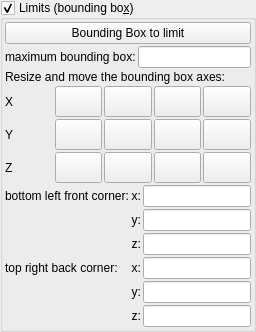
    <widget class="MyGroupBox" name="groupCheck_limits_enabled">
     <property name="toolTip">
      <string>&lt;html&gt;&lt;head/&gt;&lt;body&gt;&lt;p&gt;Enables rendering of fractal cross sections.&lt;/p&gt;&lt;p&gt;Example cross sections of Buffalo fractal:&lt;/p&gt;&lt;table border=&quot;0&quot; style=&quot; margin-top:0px; margin-bottom:0px; margin-left:0px; margin-right:0px;&quot; cellspacing=&quot;2&quot; cellpadding=&quot;0&quot;&gt;&lt;tr&gt;&lt;td&gt;&lt;p&gt;x = {-10; 10}, y = {-10, 10}, z = {-10, 0}&lt;/p&gt;&lt;/td&gt;&lt;td&gt;&lt;p&gt;x = {-10, 0}, y = {0, 10}, z = {-0.1; 0.1}&lt;/p&gt;&lt;/td&gt;&lt;/tr&gt;&lt;tr&gt;&lt;td&gt;&lt;p&gt;&lt;img src=&quot;:/tooltips/tooltips_images/image - limits z.jpeg&quot;/&gt;&lt;/p&gt;&lt;/td&gt;&lt;td&gt;&lt;p&gt;&lt;img src=&quot;:/tooltips/tooltips_images/image - limits x, y, z.jpeg&quot;/&gt;&lt;/p&gt;&lt;/td&gt;&lt;/tr&gt;&lt;/table&gt;&lt;/body&gt;&lt;/html&gt;</string>
     </property>
     <property name="title">
      <string>Limits (bounding bo&amp;x)</string>
     </property>
     <property name="checkable">
      <bool>true</bool>
     </property>
     <layout class="QVBoxLayout" name="verticalLayout_45">
      <property name="spacing">
       <number>2</number>
      </property>
      <property name="leftMargin">
       <number>2</number>
      </property>
      <property name="topMargin">
       <number>2</number>
      </property>
      <property name="rightMargin">
       <number>2</number>
      </property>
      <property name="bottomMargin">
       <number>2</number>
      </property>
      <item>
       <widget class="QPushButton" name="bu_bounding_box_to_limit">
        <property name="sizePolicy">
         <sizepolicy hsizetype="Minimum" vsizetype="Maximum">
          <horstretch>0</horstretch>
          <verstretch>0</verstretch>
         </sizepolicy>
        </property>
        <property name="toolTip">
         <string>&lt;html&gt;&lt;head/&gt;&lt;body&gt;&lt;p&gt;Calculates the bounding box of the fractal and sets these as the limit values. This can be helpful to automatically set the limits for the voxel export&lt;/p&gt;&lt;/body&gt;&lt;/html&gt;</string>
        </property>
        <property name="text">
         <string>Bounding Box to limit</string>
        </property>
       </widget>
      </item>
      <item>
       <layout class="QGridLayout" name="gridLayout_bounding_box_layout" columnstretch="0,0">
        <property name="spacing">
         <number>2</number>
        </property>
        <item row="0" column="1">
         <widget class="MyLineEdit" name="logedit_limit_outer_bounding"/>
        </item>
        <item row="0" column="0">
         <widget class="QLabel" name="label_maximum_bounding_boy">
          <property name="text">
           <string>maximum bounding box:</string>
          </property>
         </widget>
        </item>
       </layout>
      </item>
      <item>
       <widget class="QLabel" name="label_bounding_box_limit_manioulation">
        <property name="text">
         <string>Resize and move the bounding box axes:</string>
        </property>
       </widget>
      </item>
      <item>
       <layout class="QGridLayout" name="gridLayout_bounding_box_size" columnstretch="0,0,0,0,0">
        <property name="spacing">
         <number>2</number>
        </property>
        <item row="0" column="0">
         <widget class="QLabel" name="bounding_box_x_label">
          <property name="text">
           <string>X</string>
          </property>
         </widget>
        </item>
        <item row="0" column="1">
         <widget class="QToolButton" name="bu_bounding_box_size_x_up">
          <property name="sizePolicy">
           <sizepolicy hsizetype="Minimum" vsizetype="Maximum">
            <horstretch>0</horstretch>
            <verstretch>0</verstretch>
           </sizepolicy>
          </property>
          <property name="icon">
           <iconset resource="icons.qrc">
            <normaloff>:/navigation/icons/size-up.png</normaloff>:/navigation/icons/size-up.png</iconset>
          </property>
          <property name="iconSize">
           <size>
            <width>24</width>
            <height>24</height>
           </size>
          </property>
         </widget>
        </item>
        <item row="0" column="2">
         <widget class="QToolButton" name="bu_bounding_box_size_x_down">
          <property name="sizePolicy">
           <sizepolicy hsizetype="Minimum" vsizetype="Maximum">
            <horstretch>0</horstretch>
            <verstretch>0</verstretch>
           </sizepolicy>
          </property>
          <property name="icon">
           <iconset resource="icons.qrc">
            <normaloff>:/navigation/icons/size-down.png</normaloff>:/navigation/icons/size-down.png</iconset>
          </property>
          <property name="iconSize">
           <size>
            <width>24</width>
            <height>24</height>
           </size>
          </property>
         </widget>
        </item>
        <item row="0" column="3">
         <widget class="QToolButton" name="bu_bounding_box_move_x_neg">
          <property name="sizePolicy">
           <sizepolicy hsizetype="Minimum" vsizetype="Maximum">
            <horstretch>0</horstretch>
            <verstretch>0</verstretch>
           </sizepolicy>
          </property>
          <property name="icon">
           <iconset resource="icons.qrc">
            <normaloff>:/navigation/icons/go-previous.png</normaloff>:/navigation/icons/go-previous.png</iconset>
          </property>
          <property name="iconSize">
           <size>
            <width>24</width>
            <height>24</height>
           </size>
          </property>
         </widget>
        </item>
        <item row="0" column="4">
         <widget class="QToolButton" name="bu_bounding_box_move_x_pos">
          <property name="sizePolicy">
           <sizepolicy hsizetype="Minimum" vsizetype="Maximum">
            <horstretch>0</horstretch>
            <verstretch>0</verstretch>
           </sizepolicy>
          </property>
          <property name="icon">
           <iconset resource="icons.qrc">
            <normaloff>:/navigation/icons/go-next.png</normaloff>:/navigation/icons/go-next.png</iconset>
          </property>
          <property name="iconSize">
           <size>
            <width>24</width>
            <height>24</height>
           </size>
          </property>
         </widget>
        </item>
        <item row="1" column="0">
         <widget class="QLabel" name="bounding_box_y_label">
          <property name="text">
           <string>Y</string>
          </property>
         </widget>
        </item>
        <item row="1" column="1">
         <widget class="QToolButton" name="bu_bounding_box_size_y_up">
          <property name="sizePolicy">
           <sizepolicy hsizetype="Minimum" vsizetype="Maximum">
            <horstretch>0</horstretch>
            <verstretch>0</verstretch>
           </sizepolicy>
          </property>
          <property name="icon">
           <iconset resource="icons.qrc">
            <normaloff>:/navigation/icons/size-up.png</normaloff>:/navigation/icons/size-up.png</iconset>
          </property>
          <property name="iconSize">
           <size>
            <width>24</width>
            <height>24</height>
           </size>
          </property>
         </widget>
        </item>
        <item row="1" column="2">
         <widget class="QToolButton" name="bu_bounding_box_size_y_down">
          <property name="sizePolicy">
           <sizepolicy hsizetype="Minimum" vsizetype="Maximum">
            <horstretch>0</horstretch>
            <verstretch>0</verstretch>
           </sizepolicy>
          </property>
          <property name="icon">
           <iconset resource="icons.qrc">
            <normaloff>:/navigation/icons/size-down.png</normaloff>:/navigation/icons/size-down.png</iconset>
          </property>
          <property name="iconSize">
           <size>
            <width>24</width>
            <height>24</height>
           </size>
          </property>
         </widget>
        </item>
        <item row="1" column="3">
         <widget class="QToolButton" name="bu_bounding_box_move_y_neg">
          <property name="sizePolicy">
           <sizepolicy hsizetype="Minimum" vsizetype="Maximum">
            <horstretch>0</horstretch>
            <verstretch>0</verstretch>
           </sizepolicy>
          </property>
          <property name="icon">
           <iconset resource="icons.qrc">
            <normaloff>:/navigation/icons/go-previous.png</normaloff>:/navigation/icons/go-previous.png</iconset>
          </property>
          <property name="iconSize">
           <size>
            <width>24</width>
            <height>24</height>
           </size>
          </property>
         </widget>
        </item>
        <item row="1" column="4">
         <widget class="QToolButton" name="bu_bounding_box_move_y_pos">
          <property name="sizePolicy">
           <sizepolicy hsizetype="Minimum" vsizetype="Maximum">
            <horstretch>0</horstretch>
            <verstretch>0</verstretch>
           </sizepolicy>
          </property>
          <property name="icon">
           <iconset resource="icons.qrc">
            <normaloff>:/navigation/icons/go-next.png</normaloff>:/navigation/icons/go-next.png</iconset>
          </property>
          <property name="iconSize">
           <size>
            <width>24</width>
            <height>24</height>
           </size>
          </property>
         </widget>
        </item>
        <item row="2" column="0">
         <widget class="QLabel" name="bounding_box_z_label">
          <property name="text">
           <string>Z</string>
          </property>
         </widget>
        </item>
        <item row="2" column="1">
         <widget class="QToolButton" name="bu_bounding_box_size_z_up">
          <property name="sizePolicy">
           <sizepolicy hsizetype="Minimum" vsizetype="Maximum">
            <horstretch>0</horstretch>
            <verstretch>0</verstretch>
           </sizepolicy>
          </property>
          <property name="icon">
           <iconset resource="icons.qrc">
            <normaloff>:/navigation/icons/size-up.png</normaloff>:/navigation/icons/size-up.png</iconset>
          </property>
          <property name="iconSize">
           <size>
            <width>24</width>
            <height>24</height>
           </size>
          </property>
         </widget>
        </item>
        <item row="2" column="2">
         <widget class="QToolButton" name="bu_bounding_box_size_z_down">
          <property name="sizePolicy">
           <sizepolicy hsizetype="Minimum" vsizetype="Maximum">
            <horstretch>0</horstretch>
            <verstretch>0</verstretch>
           </sizepolicy>
          </property>
          <property name="icon">
           <iconset resource="icons.qrc">
            <normaloff>:/navigation/icons/size-down.png</normaloff>:/navigation/icons/size-down.png</iconset>
          </property>
          <property name="iconSize">
           <size>
            <width>24</width>
            <height>24</height>
           </size>
          </property>
         </widget>
        </item>
        <item row="2" column="3">
         <widget class="QToolButton" name="bu_bounding_box_move_z_neg">
          <property name="sizePolicy">
           <sizepolicy hsizetype="Minimum" vsizetype="Maximum">
            <horstretch>0</horstretch>
            <verstretch>0</verstretch>
           </sizepolicy>
          </property>
          <property name="icon">
           <iconset resource="icons.qrc">
            <normaloff>:/navigation/icons/go-previous.png</normaloff>:/navigation/icons/go-previous.png</iconset>
          </property>
          <property name="iconSize">
           <size>
            <width>24</width>
            <height>24</height>
           </size>
          </property>
         </widget>
        </item>
        <item row="2" column="4">
         <widget class="QToolButton" name="bu_bounding_box_move_z_pos">
          <property name="sizePolicy">
           <sizepolicy hsizetype="Minimum" vsizetype="Maximum">
            <horstretch>0</horstretch>
            <verstretch>0</verstretch>
           </sizepolicy>
          </property>
          <property name="icon">
           <iconset resource="icons.qrc">
            <normaloff>:/navigation/icons/go-next.png</normaloff>:/navigation/icons/go-next.png</iconset>
          </property>
          <property name="iconSize">
           <size>
            <width>24</width>
            <height>24</height>
           </size>
          </property>
         </widget>
        </item>
       </layout>
      </item>
      <item>
       <layout class="QGridLayout" name="gridLayout_21">
        <property name="spacing">
         <number>2</number>
        </property>
        <item row="0" column="1">
         <widget class="QLabel" name="label_110">
          <property name="sizePolicy">
           <sizepolicy hsizetype="Preferred" vsizetype="Preferred">
            <horstretch>0</horstretch>
            <verstretch>0</verstretch>
           </sizepolicy>
          </property>
          <property name="text">
           <string>x:</string>
          </property>
          <property name="alignment">
           <set>Qt::AlignRight|Qt::AlignTrailing|Qt::AlignVCenter</set>
          </property>
         </widget>
        </item>
        <item row="3" column="2">
         <widget class="MyLineEdit" name="vect3_limit_max_x">
          <property name="sizePolicy">
           <sizepolicy hsizetype="Expanding" vsizetype="Maximum">
            <horstretch>0</horstretch>
            <verstretch>0</verstretch>
           </sizepolicy>
          </property>
         </widget>
        </item>
        <item row="2" column="2">
         <widget class="MyLineEdit" name="vect3_limit_min_z">
          <property name="sizePolicy">
           <sizepolicy hsizetype="Expanding" vsizetype="Maximum">
            <horstretch>0</horstretch>
            <verstretch>0</verstretch>
           </sizepolicy>
          </property>
         </widget>
        </item>
        <item row="0" column="0">
         <widget class="QLabel" name="label_109">
          <property name="text">
           <string>bottom left front corner:</string>
          </property>
         </widget>
        </item>
        <item row="1" column="2">
         <widget class="MyLineEdit" name="vect3_limit_min_y">
          <property name="sizePolicy">
           <sizepolicy hsizetype="Expanding" vsizetype="Maximum">
            <horstretch>0</horstretch>
            <verstretch>0</verstretch>
           </sizepolicy>
          </property>
         </widget>
        </item>
        <item row="1" column="1">
         <widget class="QLabel" name="label_111">
          <property name="sizePolicy">
           <sizepolicy hsizetype="Preferred" vsizetype="Preferred">
            <horstretch>0</horstretch>
            <verstretch>0</verstretch>
           </sizepolicy>
          </property>
          <property name="text">
           <string>y:</string>
          </property>
          <property name="alignment">
           <set>Qt::AlignRight|Qt::AlignTrailing|Qt::AlignVCenter</set>
          </property>
         </widget>
        </item>
        <item row="2" column="1">
         <widget class="QLabel" name="label_112">
          <property name="sizePolicy">
           <sizepolicy hsizetype="Preferred" vsizetype="Preferred">
            <horstretch>0</horstretch>
            <verstretch>0</verstretch>
           </sizepolicy>
          </property>
          <property name="text">
           <string>z:</string>
          </property>
          <property name="alignment">
           <set>Qt::AlignRight|Qt::AlignTrailing|Qt::AlignVCenter</set>
          </property>
         </widget>
        </item>
        <item row="0" column="2">
         <widget class="MyLineEdit" name="vect3_limit_min_x">
          <property name="sizePolicy">
           <sizepolicy hsizetype="Expanding" vsizetype="Maximum">
            <horstretch>0</horstretch>
            <verstretch>0</verstretch>
           </sizepolicy>
          </property>
         </widget>
        </item>
        <item row="4" column="2">
         <widget class="MyLineEdit" name="vect3_limit_max_y">
          <property name="sizePolicy">
           <sizepolicy hsizetype="Expanding" vsizetype="Maximum">
            <horstretch>0</horstretch>
            <verstretch>0</verstretch>
           </sizepolicy>
          </property>
         </widget>
        </item>
        <item row="5" column="2">
         <widget class="MyLineEdit" name="vect3_limit_max_z">
          <property name="sizePolicy">
           <sizepolicy hsizetype="Expanding" vsizetype="Maximum">
            <horstretch>0</horstretch>
            <verstretch>0</verstretch>
           </sizepolicy>
          </property>
         </widget>
        </item>
        <item row="3" column="0">
         <widget class="QLabel" name="label_114">
          <property name="text">
           <string>top right back corner:</string>
          </property>
         </widget>
        </item>
        <item row="3" column="1">
         <widget class="QLabel" name="label_117">
          <property name="sizePolicy">
           <sizepolicy hsizetype="Preferred" vsizetype="Preferred">
            <horstretch>0</horstretch>
            <verstretch>0</verstretch>
           </sizepolicy>
          </property>
          <property name="text">
           <string>x:</string>
          </property>
          <property name="alignment">
           <set>Qt::AlignRight|Qt::AlignTrailing|Qt::AlignVCenter</set>
          </property>
         </widget>
        </item>
        <item row="4" column="1">
         <widget class="QLabel" name="label_118">
          <property name="sizePolicy">
           <sizepolicy hsizetype="Preferred" vsizetype="Preferred">
            <horstretch>0</horstretch>
            <verstretch>0</verstretch>
           </sizepolicy>
          </property>
          <property name="text">
           <string>y:</string>
          </property>
          <property name="alignment">
           <set>Qt::AlignRight|Qt::AlignTrailing|Qt::AlignVCenter</set>
          </property>
         </widget>
        </item>
        <item row="5" column="1">
         <widget class="QLabel" name="label_119">
          <property name="sizePolicy">
           <sizepolicy hsizetype="Preferred" vsizetype="Preferred">
            <horstretch>0</horstretch>
            <verstretch>0</verstretch>
           </sizepolicy>
          </property>
          <property name="text">
           <string>z:</string>
          </property>
          <property name="alignment">
           <set>Qt::AlignRight|Qt::AlignTrailing|Qt::AlignVCenter</set>
          </property>
         </widget>
        </item>
       </layout>
      </item>
     </layout>
    </widget>
